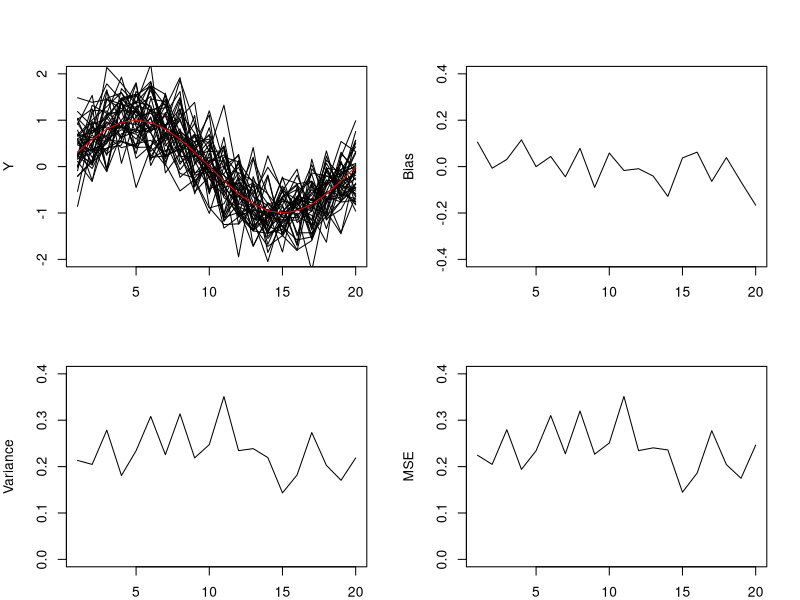
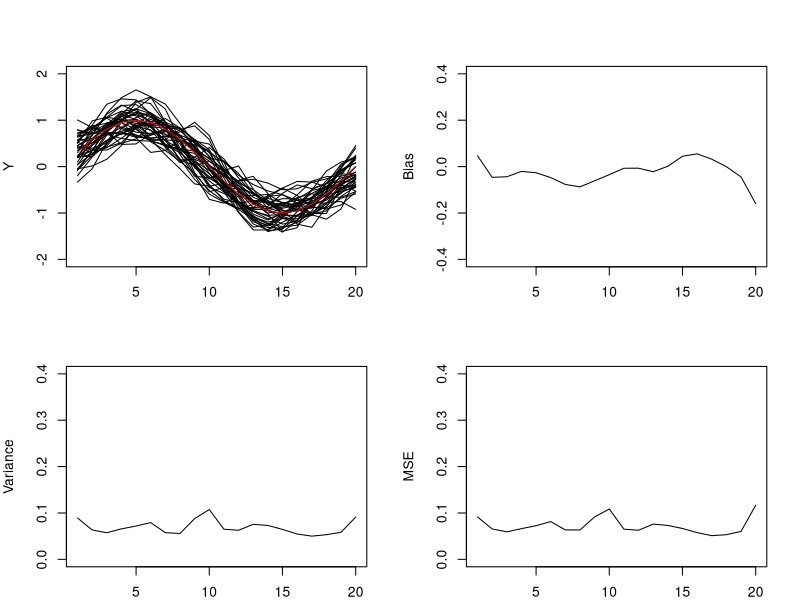
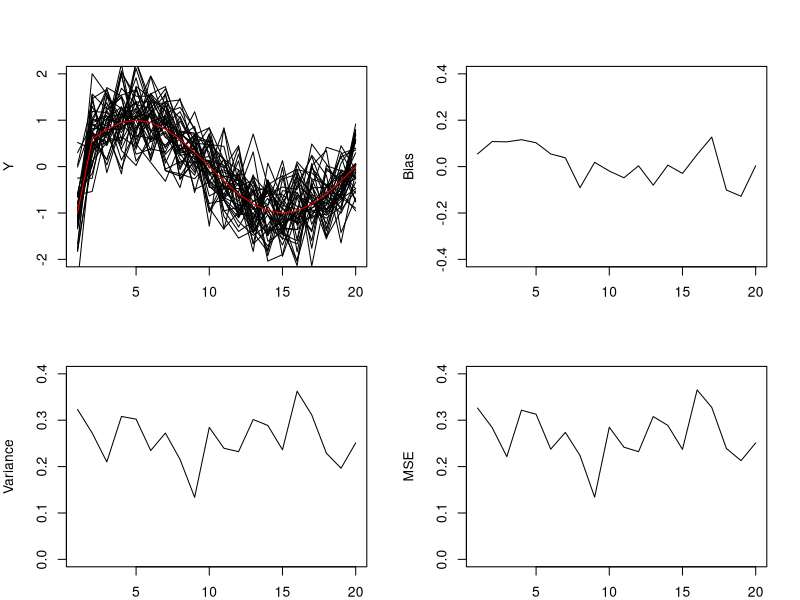
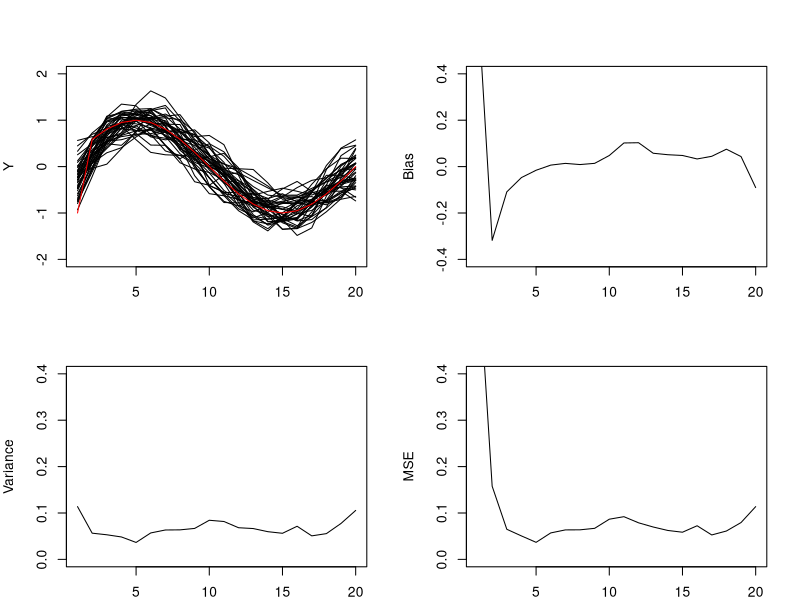
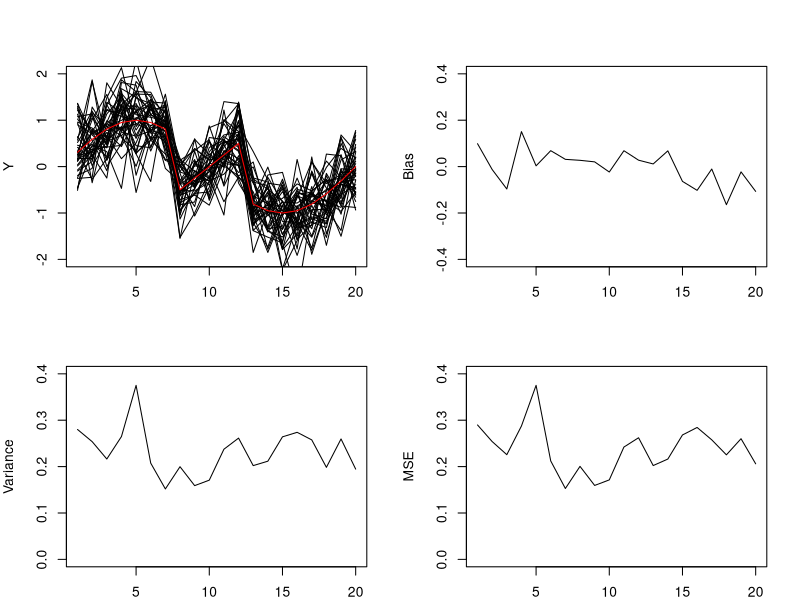
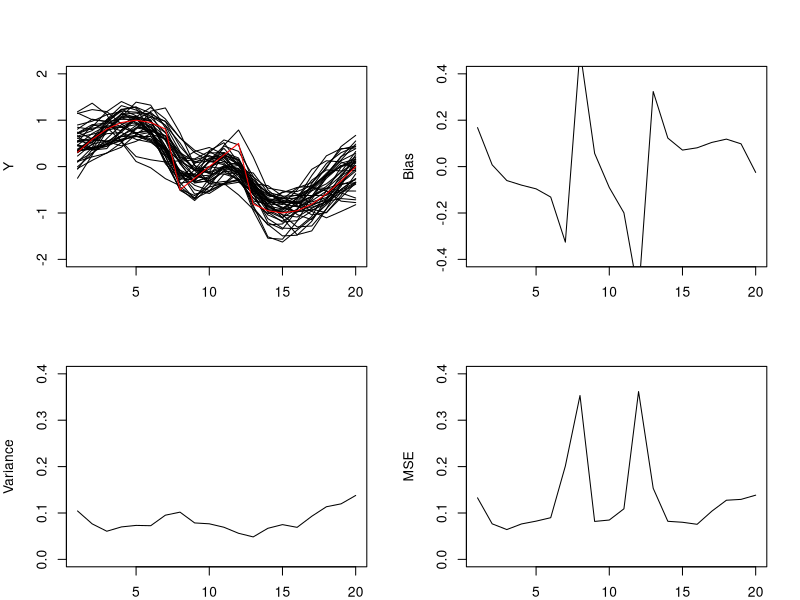
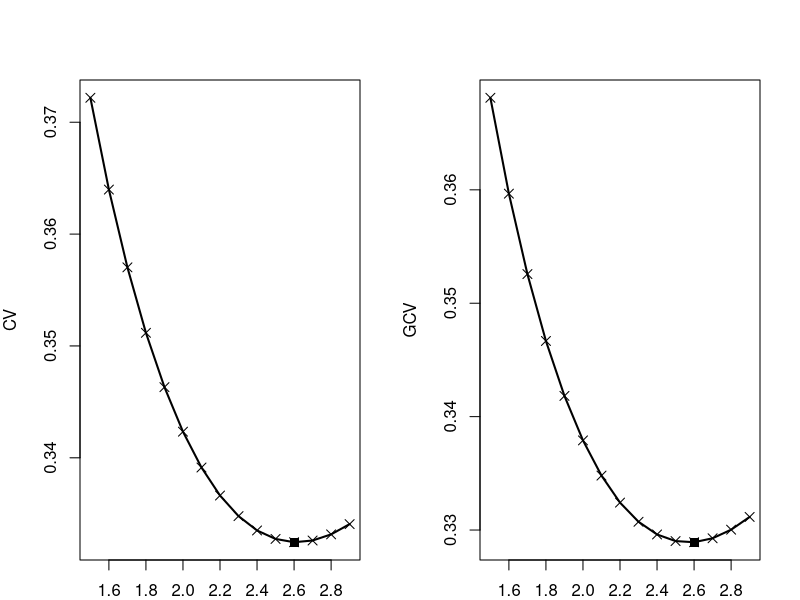
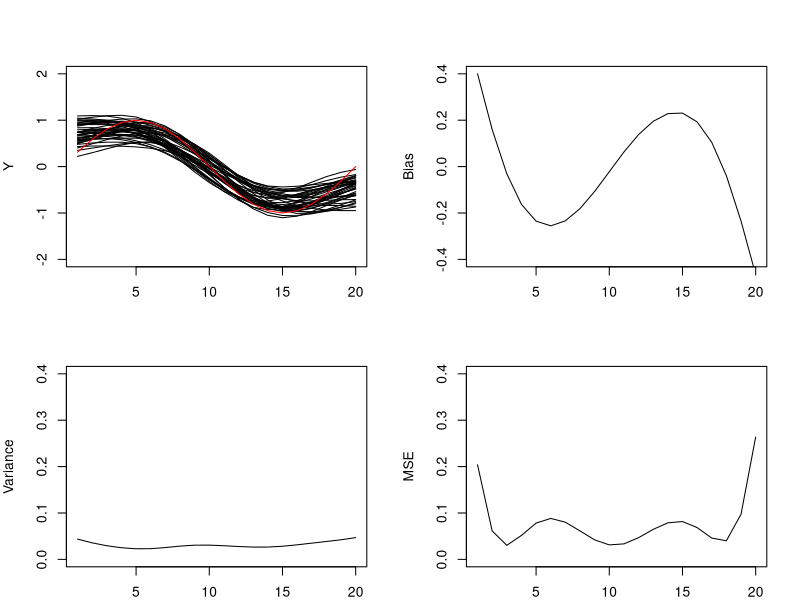

The R source for these figures, in order:
## ---- chunk 1
knitr::opts_chunk$set(echo = TRUE, comment = NA)
## ---- chunk 2
library(splines)
library(splines2)
set.seed(0)
## ---- chunk 3
kscv1 <- function(x1, y1, nd, bandw, ntrial){
# (1)
  kscvgcv <- function(bw, x1, y1)
  {
# (2)
    nd <- length(x1)
    bwsplus <- bw/0.3708159
    fit.ks <- ksmooth(x1, y1, "normal", bandwidth = bwsplus, n.points = nd)
    res <- y1 - fit.ks$y
# (3)
    dhat1 <- function(x2, bw)
    {
      nd2 <- length(x2)
      diag1 <- diag(nd2)
      bwsplus <- bw/0.3708159
      dhat <- rep(0, length = nd2)
# (4)
      for(jj in 1:nd2) {
        y2 <- diag1[, jj]
        fit.ks <- ksmooth(x2, y2, "normal", bandwidth = bwsplus, n.points = nd2)
        dhat[jj] <- fit.ks$y[jj]
      }
      return(dhat)
    }
# (5)
    dhat <- dhat1(x1, bw)
    trhat <- sum(dhat)
    sse <- sum(res^2)
# (6)
    cv <- sum((res/(1- dhat))^2)/nd
    gcv <- sse/(nd * (1- (trhat/nd))^2)
# (7)
    return(list(cv = cv, gcv = gcv))
  }
# (8)
  cvgcv <- lapply(as.list(bandw), kscvgcv,
                  x1 = x1, y1 = y1)
  cvgcv <- unlist(cvgcv)
  cv <- cvgcv[attr(cvgcv, "names") == "cv"]
  gcv <- cvgcv[attr(cvgcv, "names") == "gcv"]
# (9)
  return(list(cv = cv, gcv = gcv))
}

ll1 <- function(ex1, xdata, ydata, band)
{
# (1)
  x2 <- xdata - ex1
  wts <- exp((-0.5 * x2^2)/band^2)
# (2)
  data1 <- data.frame(x = x2, y = ydata, www = wts)
# (3)
  fit.lm <- lm(y ~ x, data = data1, weights = www)
# (4)
  est <- fit.lm$coef[1.]
  names(est) <- NULL
# (5)
  return(est)
}

locv1 <- function(x1, y1, nd, span1, ntrial)
{
# (1)
  locvgcv <- function(sp, x1, y1)
  {
    nd <- length(x1)
# (2)
    assign("data1", data.frame(xx1 = x1, yy1 = y1))
    fit.lo <- loess(yy1 ~ xx1, data = data1, span = sp,
                    family = "gaussian", degree = 1, surface = "direct")
    res <- residuals(fit.lo)
# (3)
    dhat2 <- function(x1, sp)
    {
      nd2 <- length(x1)
      diag1 <- diag(nd2)
      dhat <- rep(0, length = nd2)
# (4)
      for(jj in 1:nd2) {
        y2 <- diag1[, jj]
        assign("data1", data.frame(xx1 = x1, yy1 = y2))
        fit.lo <- loess(yy1 ~ xx1, data = data1,
                        span = sp, family = "gaussian", degree = 1,
                        surface = "direct")
        ey <- fitted.values(fit.lo)
        dhat[jj] <- ey[jj]
      }
      return(dhat)
    }
# (5)
    dhat <- dhat2(x1, sp)
    trhat <- sum(dhat)
    sse <- sum(res^2)
# (6)
    cv <- sum((res/(1 - dhat))^2)/nd
    gcv <- sse/(nd * (1 - (trhat/nd))^2)
# (7)
    return(list(cv = cv, gcv = gcv))
  }
# (8)
  cvgcv <- lapply(as.list(span1), locvgcv, x1 = x1, y1 = y1)
  cvgcv <- unlist(cvgcv)
  cv <- cvgcv[attr(cvgcv, "names") == "cv"]
  gcv <- cvgcv[attr(cvgcv, "names") == "gcv"]
# (9)
  return(list(cv = cv, gcv = gcv))
}
## ---- chunk 4
bias_var_trade_off <- function(X, Y, bw){
  n <- length(X)
  par(mfrow=c(2,2), mar=c(2,4,4,2))
  plot(1, type='n', xlim=range(X), ylim=c(-2, 2),
       xlab='X', ylab='Y')

  bwsplus <- bw/0.3708159
  
  Bias <- rep(0, n)
  MSE <- rep(0, n)
  
  for (i in 1:40){
    eps <- rnorm(n, sd=0.5)
    Yi <- Y + eps
    fit.ks <- ksmooth(X, Yi, kernel = "normal", 
                      bandwidth = bwsplus, x.points = X)
    lines(X, fit.ks$y)
    Bias <- Bias + fit.ks$y
    MSE <- MSE + (fit.ks$y - Y)^2
  }
  lines(X, Y, col="red")
  
  Bias <- Bias / 40 - Y
  plot(X, Bias, type='l', ylim=c(-0.4,0.4))
  
  Variance <- MSE / 40 - Bias^2
  plot(X, Variance, type='l', ylim=c(0,0.4))
  
  MSE <- MSE / 40
  plot(X, MSE, type='l', ylim=c(0,0.4))
}
## ---- chunk 5
X <- 1:20
Y1 <- sin(0.1 * pi * X)

bias_var_trade_off(X, Y1, 0.18)
bias_var_trade_off(X, Y1, 1)
## ---- chunk 6
Y2 <- Y1
Y2[1] <- -1
bias_var_trade_off(X, Y2, 0.18)
bias_var_trade_off(X, Y2, 1)

Y3 <- Y1
Y3[8:12] <- seq(-0.5, 0.5, length=5)
bias_var_trade_off(X, Y3, 0.18)
bias_var_trade_off(X, Y3, 1)
## ---- chunk 7
# use (B) - kscv1 function
Y <- Y1 + rnorm(20, sd=0.5)
ntrial <- 15
bandw <- seq(from = 1.5, by = 0.1, length = ntrial)
output.ks <- kscv1(X, Y, 20, bandw, ntrial)
cv <- output.ks$cv
gcv <- output.ks$gcv
par(mfrow = c(1, 2))
plot(bandw, cv, type = "n", #ylim = c(0.04, 0.07),
     xlab = "bandwidth", ylab = "CV")
points(bandw, cv, cex = 1.2, pch = 4)
lines(bandw, cv, lwd = 2)
cvmin <- min(cv)
icvmin <- (1.:ntrial)[cv == cvmin]
bandcv <- bandw[icvmin]
points(bandcv, cvmin, cex = 1.2, pch = 15)
plot(bandw, gcv, type = "n", #ylim = c(0.04, 0.07),
     xlab = "bandwidth", ylab = "GCV")
points(bandw, gcv, cex = 1.2, pch = 4)
lines(bandw, gcv, lwd = 2)
gcvmin <- min(gcv)
igcvmin <- (1.:ntrial)[gcv == gcvmin]
bandgcv <- bandw[igcvmin]
points(bandgcv, gcvmin, cex = 1.2, pch = 15)
## ---- chunk 8
bias_var_trade_off(X, Y1, 2.6)
## ---- chunk 9
# use (C) - ll1 function
ll_weight_diagram <- function(band){
  hat_matrix <- matrix(nrow = 20, ncol = 20)
  for (i in 1:20){
    for (j in 1:20){
      hat_matrix[i,j] <- ll1(i, 1:20, diag(20)[,j], band)
    }
  }
  persp(1:20, 1:20, hat_matrix, xlab = 'i', ylab='j', zlab='HAT',
        lab = c(3, 3, 3), theta = -30, phi = 20,
        ticktype = 'detailed', nticks=3, cex.lab = 1, cex.axis = 0.6,
        main=paste('band =', band))
  hat_matrix
}
NW_weight_diagram <- function(band){
  bwplus <- band/0.3708159
  hat_matrix <- matrix(nrow = 20, ncol = 20)
  for (i in 1:20){
    hat_matrix[,i] <- ksmooth(1:20, diag(20)[,i], kernel = "normal",
                              bandwidth = bwplus, x.points = 1:20)$y
  }
  persp(1:20, 1:20, hat_matrix, xlab = 'i', ylab='j', zlab='HAT',
        lab = c(3, 3, 3), theta = -30, phi = 20,
        ticktype = 'detailed', nticks=3, cex.lab = 1, cex.axis = 0.6,
        main=paste('band =', band))
}

par(mfrow=c(1,3),mar=c(0,0,1.2,0))
# local linear regression
hat1 <- ll_weight_diagram(0.25)
hat2 <- ll_weight_diagram(1)
hat3 <- ll_weight_diagram(2)
# Nadaraya-Watson estimator
NW_weight_diagram(0.25)
NW_weight_diagram(1)
NW_weight_diagram(2)

# verification of eq(3.130)
apply(hat1, 1, sum)
apply(hat2, 1, sum)
apply(hat3, 1, sum)
## ---- chunk 10
CS_boundary <- function(X, Y, boundary=c(0,0)){
  n <- length(X)
  R <- sapply(X, function(x) abs(x-X)^3/12)
  Q <- matrix(c(X^0, X), nrow=2, byrow=T)
  A <- matrix(0, nrow=n+2, ncol=n+2)
  A[1:n, 1:n] <- R
  A[1:n, (n+1):(n+2)] <- t(Q)
  A[(n+1):(n+2), 1:n] <- Q
  B <- c(Y, boundary)
  sol <- solve(A, B)
  b <- sol[1:n]
  a <- sol[(n+1):(n+2)]
  list(a=a, b=b)
}
## ---- chunk 11
eq3.171 <- function(X, Y, boundary=c(0,0)){
  b <- CS_boundary(X, Y, boundary)$b
  rng <- range(X)
  f <- function(x) sapply(x, function(x) sum(b*abs(x-X))/2)^2
  integrate(f, rng[1], rng[2], subdivisions=200)$value
}

TEST31 <- read.csv('TEST31.CSV', header=F)
X <- TEST31[,1]
Y <- TEST31[,2]

xx <- seq(-10, 10, by=1)
Z <- matrix(0, ncol=length(xx), nrow=length(xx))
for (x1 in seq(xx)){
  for (y1 in seq(xx)){
    Z[x1, y1] <- eq3.171(X, Y, c(xx[x1], xx[y1]))
  }
}
par(mfrow=c(1,1))
persp(xx, xx, Z, xlab = 'sum(bi)', ylab='sum(bi*Xi)', zlab='value',
      lab = c(3, 3, 3), theta = -30, phi = 20,
      ticktype = 'detailed', nticks=3, cex.lab = 1, cex.axis = 0.6)
min(Z) == eq3.171(X,Y) # check that natural boundary condition is the minimum
## ---- chunk 12
L_value <- function(lambda){
  R <- sapply(1:20, function(x) abs(x-1:20)^3/12)
  Q <- matrix(c(rep(1,20), 1:20), nrow=2, byrow=T)
  A <- matrix(0, nrow=22, ncol=22)
  A[1:20, 1:20] <- R + lambda * diag(20)
  A[1:20, 21:22] <- t(Q)
  A[21:22, 1:20] <- Q
  A_inv <- solve(A)
  Tmat <- A_inv[1:20, 1:20]
  H <- (cbind(R, t(Q)) %*% A_inv)[1:20, 1:20]
  H_inv <- solve(H)
  L <- t(Tmat %*% H_inv) %*% R %*% Tmat %*% H_inv
  L_inv <- solve(diag(20) + lambda * L)
  list(L=L, L_inv=L_inv)
}
S_value <- function(lambda){
  S <- matrix(0, nrow=20, ncol=20)
  S[1, 1:3] <- c(1, -2, 1)
  S[2, 1:4] <- c(-2, 5, -4, 1)
  for (i in 3:18){
    S[i, (i-2):(i+2)] <- c(1, -4, 6, -4, 1)
  }
  S[19, 17:20] <- c(-2, 5, -4, 1)
  S[20, 18:20] <- c(1, -2, 1)
  S_inv <- solve(diag(20) + lambda * S)
  list(S=S, S_inv=S_inv)
}
par(mfrow=c(1,3),mar=c(0,0,1.2,0))
# L
for (lambda in c(0.1, 1, 10)){
  LL <- L_value(lambda)
  persp(1:20, 1:20, LL$L, xlab = 'i', ylab='j', zlab='L',
        lab = c(3, 3, 3), theta = -30, phi = 20,
        ticktype = 'detailed', nticks=3, cex.lab = 1, cex.axis = 0.6,
        main=paste0('lambda = ', lambda))
}
# (I + lambda L)^-1
for (lambda in c(0.1, 1, 10)){
  LL <- L_value(lambda)
  persp(1:20, 1:20, LL$L_inv, xlab = 'i', ylab='j', zlab='(...L)^-1',
        lab = c(3, 3, 3), theta = -30, phi = 20,
        ticktype = 'detailed', nticks=3, cex.lab = 1, cex.axis = 0.6,
        main=paste0('lambda = ', lambda))
}
# (I + lambda S)^-1
for (lambda in c(0.1, 1, 10)){
  SS <- S_value(lambda)
  persp(1:20, 1:20, SS$S_inv, xlab = 'i', ylab='j', zlab='(...S)^-1',
        lab = c(3, 3, 3), theta = -30, phi = 20,
        ticktype = 'detailed', nticks=3, cex.lab = 1, cex.axis = 0.6,
        main=paste0('lambda = ', lambda))
}
## ---- chunk 13
Smoothing_B_spline <- function(X, Y, lambda){
  intknot <- X[-c(1, length(X))]
  G <- bs(X, knots=intknot, intercept=T)
  P <- ncol(G)
  rng <- range(X)
  dx <- (rng[2] - rng[1]) / 200
  ddG <- dbs(seq(rng[1], rng[2], length=201),
             knots=intknot, derivs=2, intercept=T)
  K <- diag(P)
  for (i in 1:P){
    for (j in 1:P){
      K[i, j] <- sum(ddG[,i] * ddG[,j]) * dx
    }
  }
  beta <- solve(t(G) %*% G + lambda * K) %*% t(G) %*% Y
  H <- G %*% solve(t(G) %*% G + lambda * K) %*% t(G)
  list(beta=beta, H=H)
}

SS <- Smoothing_B_spline(X, Y, lambda = 0.1)
beta <- SS$beta
xx <- seq(0.1, 3, by=0.01)
gg <- bs(xx, knots=X[-c(1, length(X))], intercept=T)
yy <- gg %*% beta
plot(xx, yy, type="l")
points(X, Y, col="red", pch=18)
## ---- chunk 14
locv2 <- function(xx, yy, nd, span1){
  locv <- function(sp, x1, y1){
    nd <- length(x1)
    s <- 0
    for (i in 1:nd){
      xx1 <- x1[-i]
      yy1 <- y1[-i]
      fit.lo <- loess(yy1 ~ xx1, span = sp, family = "gaussian",
                      degree = 1, surface = "direct")
      mhat <- predict(fit.lo, x1[i])
      s <- s + (y1[i] - mhat)^2
    }
    s/nd
  }
  sapply(span1, locv, x1=xx, y1=yy)
}
# Approximation
nd <- 40
xx <- seq(from = 1, by = 1, length = nd)^1.8
yy <- sin(0.004 * pi * xx) + rnorm(nd, mean = 0, sd = 0.3)
ntrial <- 10
span1 <- seq(from = 0.15, by = 0.01, length = ntrial)
output.lo <- locv1(xx, yy, nd, span1, ntrial)
cv <- output.lo$cv
par(mfrow = c(1, 2), mar = c(3, 4, 2, 1),
    oma=c(0.5,0.5,0.5,0.5), cex.lab=1.5)
plot(span1, cv, type = "n", 
     xlab = "span", ylab = "CV", main="Approx")
points(span1, cv, pch = 3)
lines(span1, cv, lwd = 2)
pcvmin <- seq(along = cv)[cv == min(cv)]
spancv <- span1[pcvmin]
cvmin <- cv[pcvmin]
points(spancv, cvmin, cex = 1, pch = 15)

# real definition
cv <- locv2(xx, yy, nd, span1)
plot(span1, cv, type = "n", 
     xlab = "span", ylab = "CV", main="Exact")
points(span1, cv, pch = 3)
lines(span1, cv, lwd = 2)
pcvmin <- seq(along = cv)[cv == min(cv)]
spancv <- span1[pcvmin]
cvmin <- cv[pcvmin]
points(spancv, cvmin, cex = 1, pch = 15)
## ---- chunk 15
B <- function(u) ifelse(abs(u)>1, 0, 15 * (1 - u^2)^2 / 16)
# LOESS
set.seed(1)
X <- 1:100
Y <- sin(0.05 * pi * X) + rnorm(100, sd=0.5)
Y[c(30, 50, 70)] <- c(4, 10, 5)
plot(X, Y, pch=20)
fit.lo <- loess(Y~ X, span = 0.1, family = "gaussian",
                degree = 1, surface = "direct")
lines(X, fit.lo$fitted, col='black', lwd=2)
rect(60, -1.3, 80, 1, border="red",lwd=2)
par(mar=c(5.1, 4.1, 4.1, 8.1), xpd=TRUE)
plot(X[60:80], Y[60:80], pch=20, ylim=c(-1.3,1))
lines(X[60:80], fit.lo$fitted[60:80], col="black", lwd=2)
R <- fit.lo$residuals
color <- c("brown", "red", "orange", "blue")
for (iter in 1:4){
  shat <- median(abs(R))
  sig <- B(R/6/shat)
  fit.lo <- loess(Y~ X, span = 0.1, weights=sig, family = "gaussian",
                  degree = 1, surface = "direct")
  lines(X[60:80], fit.lo$fitted[60:80], col=color[iter])
  R <- fit.lo$residuals
}
legend("topright", inset=c(-0.3,0), legend=c("1", "2", "3", "4", "LOESS"),
       col=c("brown", "red", "orange","blue", "black"), lty=1,
       title="iter")
